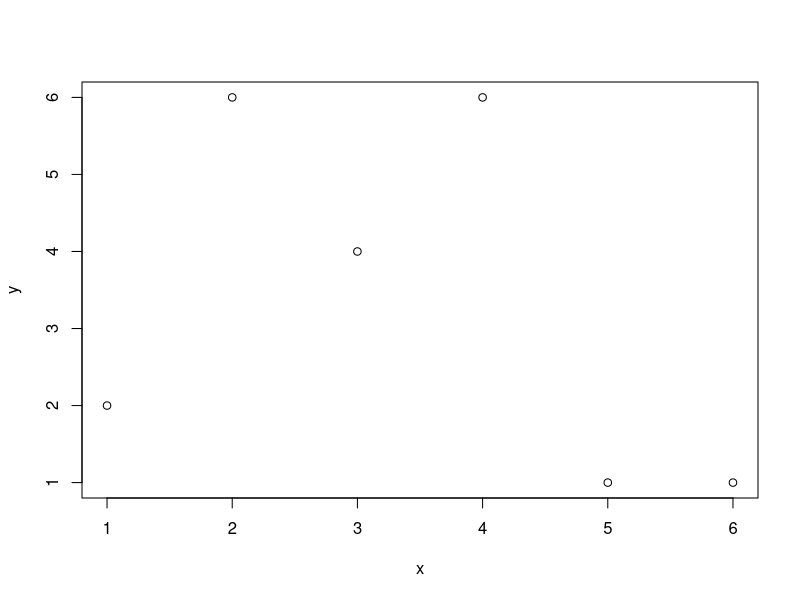

Source code (R): (Note: this script raises an error after producing the figure.)
#number 1
#a.
x <- c(1, 2, 3, 4, 5, 6)
y <- c(2, 6, 4, 6, 1, 1)
plot(x, y)

#b.
number_1 <- 2 / 20
number_2 <- 6 / 20
number_3 <- 4 / 20
number_4 <- 6 / 20
number_5 <- 1 / 20
number_6 <- 1 / 20
mode # the mode is 2 and 4
mean(number_1, number_2, number_3, number_4, number_5, number_6) # Mean is 0.1 = 10% corresponding to number 1
median(number_1, number_2, number_3, number_4, number_5, number_6) # the median is 0.1
var(
  number_1,
  number_2,
  number_3,
  number_4,
  number_5,
  number_6,
  y = NULL,
  na.rm = FALSE,
  use
)
x <- c(number_1, number_2, number_3, number_4, number_5, number_6)
standard_deviation <- function(x) sqrt(sum((x - mean(x))^2) / length(x))
standard_deviation(x) # standard_deviation = 0.1067

#c : I used N as N-1 dealing with sampling from population and N works on population.

#d
x <- sample(1:6, 10, replace = TRUE)
dbinom(x, 10, 0.1067) # the probability of rolling either a 5 or 6 at least two times is 0.22 = 22%


#QUESTION NUMBER.2
#a.I would expect the positive correlation between these two measures and correlation will be stronger.
#b The colleration between radius and the area of a circle is stronger as the area of the circle is equal to pi times the radius squared so the bigger radius the area we get.

#Question 3
#a z-score associated with the top 5 percent in given metric is a positive z-score and standardizing score to be in above 95%
#a the value is at 95th percentile

#b the z-scores shows that the value is at 50th percentile from mean at left and right

#Question 4
#a
d <- data(ToothGrowth)

#B
boxplot(
  len ~ supp,
  data = ToothGrowth,
  col = c("orange", "lightgreen"),
  xlab = "Length",
  ylab = "Supplement",
  main = "Difference in length OJ VS VC"
)


#C Vitamin C-fed guinea pigs Treatment appears to  lead to the fastes growth average

# d Since P-Value is less than alpha rate we reject the null-hypothesis
#e Supplement type VC

# f
boxplot(
  d$len ~ d$dose,
  data = ToothGrowth,
  col = c("orange", "lightgreen"),
  xlab = "Length",
  ylab = "Supplement",
  main = "Difference in relationship between length and dose"
)

# g the amount of dose has correlation with the length the higher dose lead to higher length

#h the affect do appeared in c are similar across all dosage levels!

# i

for (i in dose(ToothGrowth)) {
  print(t - t.test(dose))
}

# Arrangining dosages by using the with-in subject methods.
